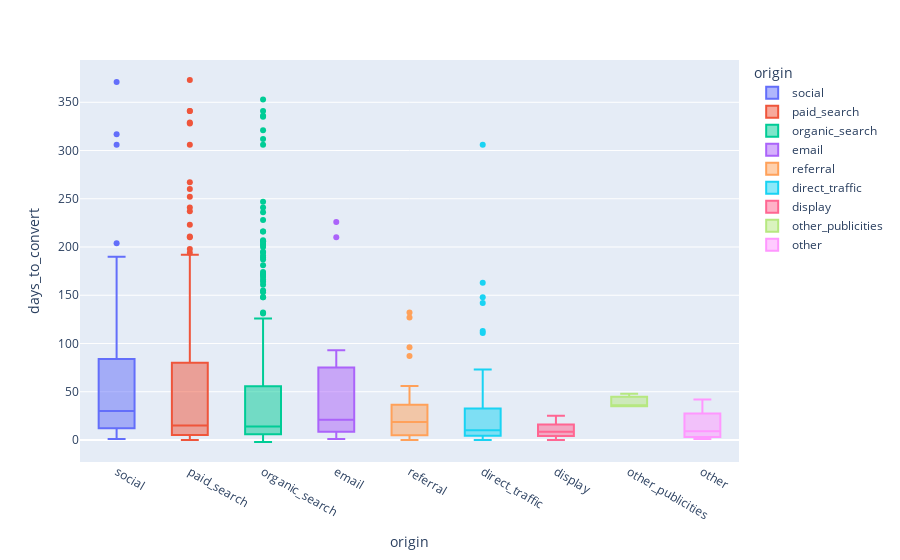

The code cell stored with this chart in its notebook:
### Code cell
px.box(df_processed.query("origin != 'unknown'"), x='origin', y='days_to_convert', color='origin')

### Figure 1 — Plotly figure (JSON) as saved in the notebook; plotly's stock layout.template omitted (floating-point values rounded to 4 significant figures; data arrays with more than 128 entries replaced by an {"elided": "..."} marker saying what was removed)
{"data": [{"alignmentgroup": "True", "hovertemplate": "origin=%{x}<br>days_to_convert=%{y}<extra></extra>", "legendgroup": "social", "marker": {"color": "#636efa"}, "name": "social", "notched": false, "offsetgroup": "social", "orientation": "v", "showlegend": true, "type": "box", "x": {"elided": "1350 str values"}, "x0": " ", "xaxis": "x", "y": {"elided": "1350 float values"}, "y0": " ", "yaxis": "y"}, {"alignmentgroup": "True", "hovertemplate": "origin=%{x}<br>days_to_convert=%{y}<extra></extra>", "legendgroup": "paid_search", "marker": {"color": "#EF553B"}, "name": "paid_search", "notched": false, "offsetgroup": "paid_search", "orientation": "v", "showlegend": true, "type": "box", "x": {"elided": "1586 str values"}, "x0": " ", "xaxis": "x", "y": {"elided": "1586 float values"}, "y0": " ", "yaxis": "y"}, {"alignmentgroup": "True", "hovertemplate": "origin=%{x}<br>days_to_convert=%{y}<extra></extra>", "legendgroup": "organic_search", "marker": {"color": "#00cc96"}, "name": "organic_search", "notched": false, "offsetgroup": "organic_search", "orientation": "v", "showlegend": true, "type": "box", "x": {"elided": "2296 str values"}, "x0": " ", "xaxis": "x", "y": {"elided": "2296 float values"}, "y0": " ", "yaxis": "y"}, {"alignmentgroup": "True", "hovertemplate": "origin=%{x}<br>days_to_convert=%{y}<extra></extra>", "legendgroup": "email", "marker": {"color": "#ab63fa"}, "name": "email", "notched": false, "offsetgroup": "email", "orientation": "v", "showlegend": true, "type": "box", "x": {"elided": "493 str values"}, "x0": " ", "xaxis": "x", "y": {"elided": "493 float values"}, "y0": " ", "yaxis": "y"}, {"alignmentgroup": "True", "hovertemplate": "origin=%{x}<br>days_to_convert=%{y}<extra></extra>", "legendgroup": "referral", "marker": {"color": "#FFA15A"}, "name": "referral", "notched": false, "offsetgroup": "referral", "orientation": "v", "showlegend": true, "type": "box", "x": {"elided": "284 str values"}, "x0": " ", "xaxis": "x", "y": {"elided": "284 float values"}, "y0": " ", "yaxis": "y"}, {"alignmentgroup": "True", "hovertemplate": "origin=%{x}<br>days_to_convert=%{y}<extra></extra>", "legendgroup": "direct_traffic", "marker": {"color": "#19d3f3"}, "name": "direct_traffic", "notched": false, "offsetgroup": "direct_traffic", "orientation": "v", "showlegend": true, "type": "box", "x": {"elided": "499 str values"}, "x0": " ", "xaxis": "x", "y": {"elided": "499 float values"}, "y0": " ", "yaxis": "y"}, {"alignmentgroup": "True", "hovertemplate": "origin=%{x}<br>days_to_convert=%{y}<extra></extra>", "legendgroup": "display", "marker": {"color": "#FF6692"}, "name": "display", "notched": false, "offsetgroup": "display", "orientation": "v", "showlegend": true, "type": "box", "x": ["display", "display", "display", "display", "display", "display", "display", "display", "display", "display", "display", "display", "display", "display", "display", "display", "display", "display", "display", "display", "display", "display", "display", "display", "display", "display", "display", "display", "display", "display", "display", "display", "display", "display", "display", "display", "display", "display", "display", "display", "display", "display", "display", "display", "display", "display", "display", "display", "display", "display", "display", "display", "display", "display", "display", "display", "display", "display", "display", "display", "display", "display", "display", "display", "display", "display", "display", "display", "display", "display", "display", "display", "display", "display", "display", "display", "display", "display", "display", "display", "display", "display", "display", "display", "display", "display", "display", "display", "display", "display", "display", "display", "display", "display", "display", "display", "display", "display", "display", "display", "display", "display", "display", "display", "display", "display", "display", "display", "display", "display", "display", "display", "display", "display", "display", "display", "display", "display"], "x0": " ", "xaxis": "x", "y": [NaN, NaN, NaN, NaN, NaN, NaN, NaN, NaN, NaN, NaN, NaN, NaN, NaN, NaN, NaN, NaN, NaN, NaN, NaN, NaN, NaN, NaN, NaN, NaN, NaN, NaN, NaN, NaN, NaN, NaN, NaN, NaN, NaN, NaN, NaN, NaN, NaN, NaN, 25.0, NaN, 16.0, NaN, NaN, NaN, NaN, NaN, NaN, NaN, NaN, NaN, NaN, NaN, NaN, NaN, NaN, NaN, NaN, NaN, NaN, NaN, NaN, NaN, 7.0, NaN, 10.0, NaN, NaN, NaN, NaN, NaN, NaN, NaN, NaN, NaN, NaN, 0.0, NaN, NaN, NaN, NaN, NaN, NaN, NaN, NaN, NaN, NaN, NaN, NaN, NaN, NaN, NaN, NaN, NaN, NaN, NaN, NaN, NaN, NaN, NaN, NaN, NaN, NaN, NaN, NaN, NaN, NaN, NaN, NaN, NaN, NaN, NaN, NaN, NaN, NaN, NaN, NaN, 4.0, NaN], "y0": " ", "yaxis": "y"}, {"alignmentgroup": "True", "hovertemplate": "origin=%{x}<br>days_to_convert=%{y}<extra></extra>", "legendgroup": "other_publicities", "marker": {"color": "#B6E880"}, "name": "other_publicities", "notched": false, "offsetgroup": "other_publicities", "orientation": "v", "showlegend": true, "type": "box", "x": ["other_publicities", "other_publicities", "other_publicities", "other_publicities", "other_publicities", "other_publicities", "other_publicities", "other_publicities", "other_publicities", "other_publicities", "other_publicities", "other_publicities", "other_publicities", "other_publicities", "other_publicities", "other_publicities", "other_publicities", "other_publicities", "other_publicities", "other_publicities", "other_publicities", "other_publicities", "other_publicities", "other_publicities", "other_publicities", "other_publicities", "other_publicities", "other_publicities", "other_publicities", "other_publicities", "other_publicities", "other_publicities", "other_publicities", "other_publicities", "other_publicities", "other_publicities", "other_publicities", "other_publicities", "other_publicities", "other_publicities", "other_publicities", "other_publicities", "other_publicities", "other_publicities", "other_publicities", "other_publicities", "other_publicities", "other_publicities", "other_publicities", "other_publicities", "other_publicities", "other_publicities", "other_publicities", "other_publicities", "other_publicities", "other_publicities", "other_publicities", "other_publicities", "other_publicities", "other_publicities", "other_publicities", "other_publicities", "other_publicities", "other_publicities", "other_publicities"], "x0": " ", "xaxis": "x", "y": [NaN, NaN, NaN, NaN, NaN, NaN, NaN, NaN, NaN, NaN, NaN, NaN, NaN, 48.0, NaN, NaN, NaN, NaN, NaN, NaN, NaN, NaN, NaN, NaN, NaN, NaN, NaN, NaN, NaN, NaN, NaN, NaN, NaN, NaN, NaN, NaN, NaN, NaN, NaN, NaN, NaN, NaN, NaN, NaN, NaN, NaN, NaN, NaN, 35.0, NaN, 35.0, NaN, NaN, NaN, NaN, NaN, NaN, NaN, NaN, NaN, NaN, NaN, NaN, NaN, NaN], "y0": " ", "yaxis": "y"}, {"alignmentgroup": "True", "hovertemplate": "origin=%{x}<br>days_to_convert=%{y}<extra></extra>", "legendgroup": "other", "marker": {"color": "#FF97FF"}, "name": "other", "notched": false, "offsetgroup": "other", "orientation": "v", "showlegend": true, "type": "box", "x": {"elided": "150 str values"}, "x0": " ", "xaxis": "x", "y": {"elided": "150 float values"}, "y0": " ", "yaxis": "y"}], "layout": {"boxmode": "overlay", "legend": {"title": {"text": "origin"}, "tracegroupgap": 0}, "margin": {"t": 60}, "xaxis": {"anchor": "y", "categoryarray": ["social", "paid_search", "organic_search", "email", "referral", "direct_traffic", "display", "other_publicities", "other"], "categoryorder": "array", "domain": [0, 1], "title": {"text": "origin"}}, "yaxis": {"anchor": "x", "domain": [0, 1], "title": {"text": "days_to_convert"}}}}
